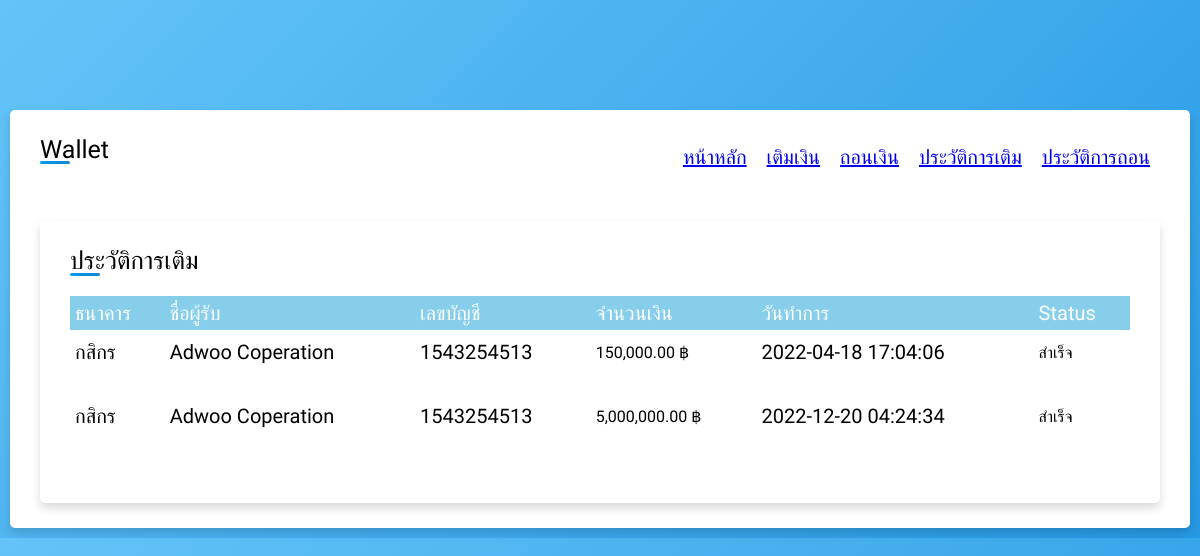
Screenshot of /wallet_add.php (signed in) with the database file from the repository.
### tables this page shows
CREATE TABLE `wallet_confrim` (
  `wallet_id_confirm` int(11) NOT NULL,
  `cus_id` int(11) NOT NULL,
  `adwoo_coin_c` float NOT NULL,
  `wallet_img` text NOT NULL,
  `payment_type_wallet` varchar(50) NOT NULL,
  `bank_number_wallet` varchar(30) NOT NULL,
  `bank_name_wallet` varchar(50) NOT NULL,
  `admin_confirm` int(1) NOT NULL,
  `wallet_time` timestamp NOT NULL DEFAULT current_timestamp() ON UPDATE current_timestamp()
);

### wallet_add.php (the view, shortened to what this page needs)
<?php       include("server.php");
  $cus_id = $_SESSION['cus_id'];
?>
<!DOCTYPE html>
<html lang="en">
<head>
    <link rel="stylesheet" href="https://cdnjs.cloudflare.com/ajax/libs/font-awesome/5.15.3/css/all.min.css"/>
    <link rel= "stylesheet" href = "css//admin.css">
    <link rel= "stylesheet" href = "css//upload-admin.css">
    <link rel= "stylesheet" href = "css//upload-admin1.css">
    <link rel= "stylesheet" href = "css//wallet1.css">
    <link rel= "stylesheet" href = "css//checkcart1.css">
</head>
<body>
<div class="container">
<div class="title">Wallet <a href="wallet_withdraw_p.php">ประวัติการถอน</a><a href="wallet_add.php">ประวัติการเติม</a><a href="wallet_withdraw.php">ถอนเงิน</a><a href="wallet.php">เติมเงิน</a><a href="index.php">หน้าหลัก</a></div>
    <br>
    <br>
    <br>
    <div class="container">
    <div class="title">ประวัติการเติม</div>
    <div class="content">
        <div class="small-contriner cart-page">
            <table>
              <tr>
                <th>ธนาคาร</th>
                <th>ชื่อผู้รับ</th>
                <th>เลขบัญชี</th>
                <th>จำนวนเงิน</th>
                <th>วันทำการ</th>
                <th>Status</th>
              </tr>
              <?php
    $qury_wallet_confrim = "SELECT *FROM wallet_confrim Where cus_id = '$cus_id' ";
    $sql_wallet_confrim = mysqli_query($conn,$qury_wallet_confrim);
    while($show_sql_wallet_confrim = mysqli_fetch_array($sql_wallet_confrim))
    {
        if($show_sql_wallet_confrim['admin_confirm']==0)
        {
            $new_status = "รอแอดมินยืนยัน";
        }
        else if($show_sql_wallet_confrim['admin_confirm']==1)
        {
            $new_status = "สำเร็จ";
        }
        $adwoo_coin_withdraw = $show_sql_wallet_confrim['adwoo_coin_c'];
      ?>
              <tr>
                <td>
                      <p><?php echo $show_sql_wallet_confrim['payment_type_wallet'];?></p>
                    </div>
                  </div>
                <td><p><?php echo $show_sql_wallet_confrim['bank_name_wallet'];?></p></td>
                <td><p><?php echo $show_sql_wallet_confrim['bank_number_wallet'];?></p></td>
                <td><?php echo number_format($adwoo_coin_withdraw, 2)," ฿";?> </td>
                <td><p><?php echo $show_sql_wallet_confrim['wallet_time'];?></p></td>
                <td><?php echo $new_status;?> </td>
              <tr>
                <td>
                <?php } ?>
</body>
</html>

### css/admin.css (style rules this page uses)
body { margin: auto; background: linear-gradient(135deg, #64c4f8, #2698e3); }
* { font-family: 'IBM Plex Sans Thai', sans-serif; }
body { font-family: Arial; }
* { box-sizing: border-box; }

### css/upload-admin.css (style rules this page uses)
* { margin: 0; padding: 0; box-sizing: border-box; font-family: 'IBM Plex Sans Thai', sans-serif; }
body { height: 100vh; display: flex; justify-content: center; align-items: center; padding: 10px; background: linear-gradient(135deg, #64c4f8, #2698e3); }
.container { max-width: 700px; width: 100%; background-color: #fff; padding: 25px 30px; border-radius: 5px; box-shadow: 0 5px 10px rgba(0,0,0,0.15); }
.container .title { font-size: 25px; font-weight: 500; position: relative; }
.container .title::before { content: ""; position: absolute; left: 0; bottom: 0; height: 3px; width: 30px; border-radius: 5px; background: linear-gradient(135deg, #009AEE, #1484CD); }
.container a { font-size: 20px; padding: 10px; float: right; }

### css/upload-admin1.css (style rules this page uses)
* { margin: 0; padding: 0; box-sizing: border-box; font-family: 'Bai Jamjuree', sans-serif; }
body { margin-top: 100px; height: auto; width: auto; display: flex; justify-content: center; align-items: center; padding: 10px; background: linear-gradient(135deg, #64c4f8, #2698e3); }
.container { max-width: 1500px; width: 100%; background-color: #fff; padding: 25px 30px; border-radius: 5px; box-shadow: 0 5px 10px rgba(0,0,0,0.15); }
.container .title { font-size: 25px; font-weight: 500; position: relative; }
.container .title::before { content: ""; position: absolute; left: 0; bottom: 0; height: 3px; width: 30px; border-radius: 5px; background: linear-gradient(135deg, #009AEE, #1484CD); }
.container a { font-size: 20px; padding: 10px; float: right; }

### css/wallet1.css (style rules this page uses)
* { font-family: 'Bai Jamjuree', sans-serif; }
.cart-page { margin: 20px auto; border-radius: 5px; }
.cart-page th { font-size: 20px; }
table { width: 100%; border-collapse: collapse; }
th { margin-right: 10px; text-align: left; padding: 5px; color: #fff; background: skyblue; font-weight: normal; }
td { padding: 10px 5px; }
td p { font-size: 20px; }

### css/checkcart1.css (style rules this page uses)
* { font-family: 'Bai Jamjuree', sans-serif; }

### rows the page displays
wallet_confrim: payment_type_wallet "กสิกร", bank_name_wallet "Adwoo Coperation", bank_number_wallet "1543254513", adwoo_coin_c "150,000.00", wallet_time "2022-04-18 17:04:06", admin_confirm "สำเร็จ"
wallet_confrim: payment_type_wallet "กสิกร", bank_name_wallet "Adwoo Coperation", bank_number_wallet "1543254513", adwoo_coin_c "5,000,000.00", wallet_time "2022-12-20 04:24:34", admin_confirm "สำเร็จ"
